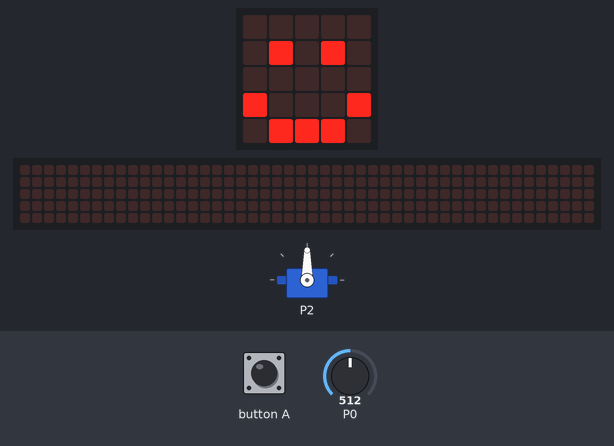
Bench run of a program on a simulated BBC micro:bit (MakeCode). Shown: the board's 5×5 LED display, servo, a strip that is not on the board, showing the scrolling text unrolled. The inputs (shaded band) are chosen by the test bench; at power-on: P0 = 512 (analog values on the 0–1023 scale). The 48×5 strip is a reading aid, not a part: it shows the text the display is scrolling, unrolled, one strip-width of it at a time.

Above: at 5.4 s.
5.5 s: button A pressed for 0.15 s
At 6.11 s:
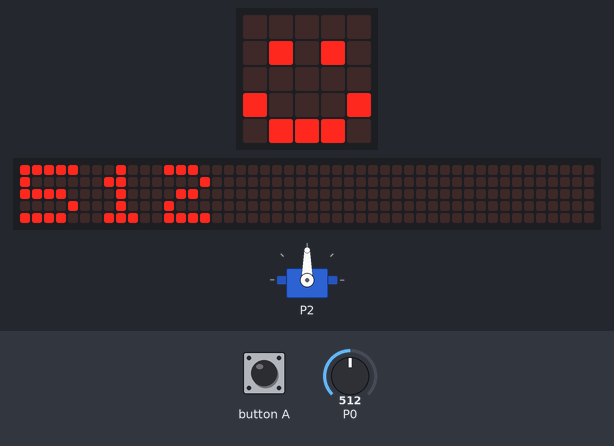
6.2 s: P0 set to 490
9.5 s: button A pressed for 0.15 s
At 10.46 s:
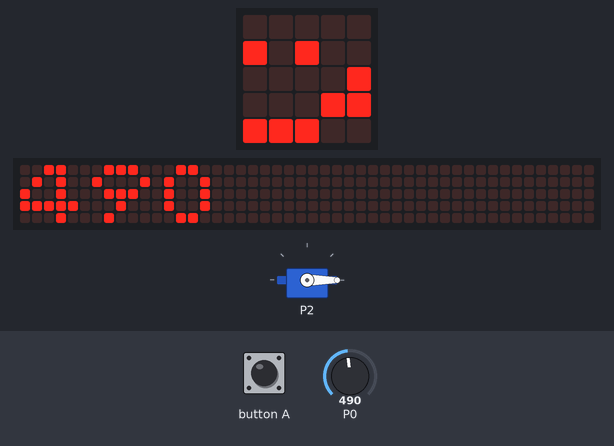
12.1 s: P0 set to 513
At 15.0 s:
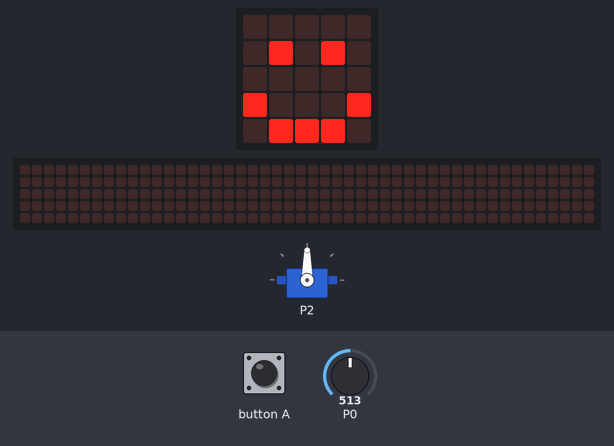
15.3 s: P0 set to 306
At 16.2 s:
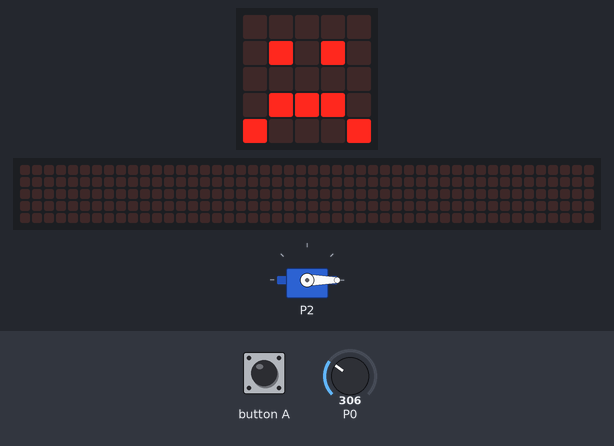
17.2 s: button A pressed for 0.15 s
At 17.61 s:
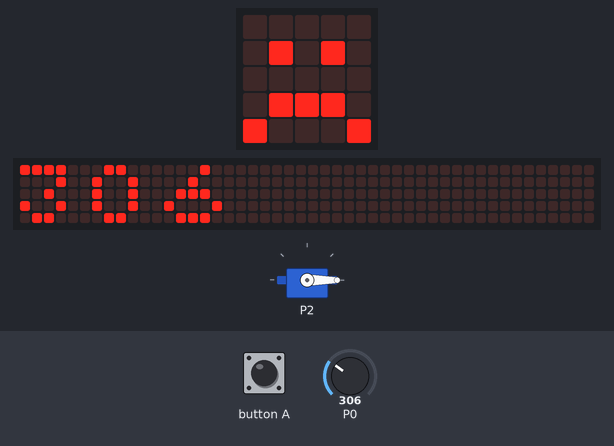
Timing chart, 0 to 18.9 s (numbered marks = the images above; inputs shaded):
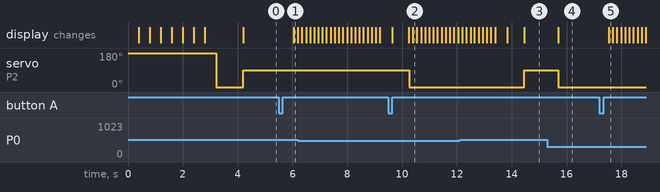

The program:

main.ts
```typescript
input.onButtonPressed(Button.A, function () {
    basic.showNumber(pins.analogReadPin(AnalogPin.P0))
})
for (let index = 0; index < 2; index++) {
    basic.showLeds(`
        . # . . .
        # . . . .
        # . . . .
        . . . . .
        . . . . .
        `)
    basic.showLeds(`
        . . # # .
        . . . . #
        . . . . .
        . . . . .
        . . . . .
        `)
    basic.showLeds(`
        . . . . .
        . . . . .
        . . . . #
        . . . . #
        . . . # .
        `)
    basic.showLeds(`
        . . . . .
        . . . . .
        . . . . .
        # . . . .
        . # # . .
        `)
}
servos.P2.run(100)
servos.P2.setAngle(0)
basic.pause(1000)
basic.forever(function () {
    if (500 <= pins.analogReadPin(AnalogPin.P0)) {
        servos.P2.setAngle(90)
        basic.showIcon(IconNames.Happy)
    } else {
        servos.P2.setAngle(0)
        basic.showIcon(IconNames.Sad)
    }
})
```

test.ts
```typescript
// 在此处测试；当此软件包作为插件使用时，将不会编译此软件包。
```

Measured:
- the behaviour switches between 499 and 500 on P0 (found by bisection; images 2 and 3)
- after the input at 5.5 s, the display: changes after 0.54 s (image 1)
- after the input at 9.5 s, the display: first differs from a run without the input after 0.74 s (image 2 shows a later state)
- after the input at 12.1 s, servo on P2: 0° → 90° after 2.4 s; the display: first differs from a run without the input after 2.4 s (image 3)
- after the input at 15.3 s, servo on P2: 90° → 0° after 0.40 s; the display: changes after 0.40 s (image 4)
- after the input at 17.2 s, the display: changes after 0.34 s (image 5)
